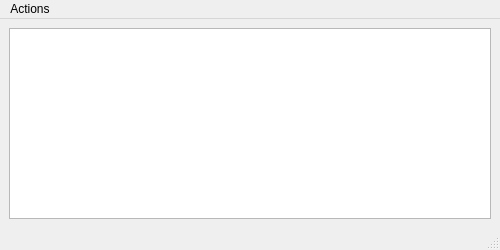
<?xml version="1.0" encoding="UTF-8"?>
<ui version="4.0">
 <class>ContactsWindow</class>
 <widget class="QMainWindow" name="ContactsWindow">
  <property name="geometry">
   <rect>
    <x>0</x>
    <y>0</y>
    <width>500</width>
    <height>250</height>
   </rect>
  </property>
  <property name="sizePolicy">
   <sizepolicy hsizetype="Fixed" vsizetype="Fixed">
    <horstretch>0</horstretch>
    <verstretch>0</verstretch>
   </sizepolicy>
  </property>
  <property name="windowTitle">
   <string>Contacts</string>
  </property>
  <widget class="QWidget" name="centralwidget">
   <layout class="QVBoxLayout" name="verticalLayout">
    <item>
     <widget class="QTreeView" name="treeView">
      <property name="editTriggers">
       <set>QAbstractItemView::NoEditTriggers</set>
      </property>
      <property name="alternatingRowColors">
       <bool>true</bool>
      </property>
      <property name="rootIsDecorated">
       <bool>false</bool>
      </property>
      <property name="sortingEnabled">
       <bool>true</bool>
      </property>
      <property name="headerHidden">
       <bool>true</bool>
      </property>
     </widget>
    </item>
   </layout>
  </widget>
  <widget class="QMenuBar" name="menubar">
   <property name="geometry">
    <rect>
     <x>0</x>
     <y>0</y>
     <width>500</width>
     <height>23</height>
    </rect>
   </property>
   <widget class="QMenu" name="menuActions">
    <property name="title">
     <string>Actions</string>
    </property>
    <addaction name="actionRefresh"/>
    <addaction name="actionCall"/>
    <addaction name="actionSend_Text"/>
   </widget>
   <addaction name="menuActions"/>
  </widget>
  <widget class="QStatusBar" name="statusbar"/>
  <action name="actionRefresh">
   <property name="text">
    <string>Refresh</string>
   </property>
   <property name="shortcut">
    <string>Ctrl+R</string>
   </property>
  </action>
  <action name="actionCall">
   <property name="text">
    <string>Call</string>
   </property>
  </action>
  <action name="actionSend_Text">
   <property name="text">
    <string>Send Text</string>
   </property>
  </action>
 </widget>
 <resources/>
 <connections>
  <connection>
   <sender>actionCall</sender>
   <signal>triggered()</signal>
   <receiver>ContactsWindow</receiver>
   <slot>placeCall()</slot>
   <hints>
    <hint type="sourcelabel">
     <x>-1</x>
     <y>-1</y>
    </hint>
    <hint type="destinationlabel">
     <x>399</x>
     <y>299</y>
    </hint>
   </hints>
  </connection>
  <connection>
   <sender>actionSend_Text</sender>
   <signal>triggered()</signal>
   <receiver>ContactsWindow</receiver>
   <slot>sendSMS()</slot>
   <hints>
    <hint type="sourcelabel">
     <x>-1</x>
     <y>-1</y>
    </hint>
    <hint type="destinationlabel">
     <x>399</x>
     <y>299</y>
    </hint>
   </hints>
  </connection>
  <connection>
   <sender>actionRefresh</sender>
   <signal>triggered()</signal>
   <receiver>ContactsWindow</receiver>
   <slot>refreshContacts()</slot>
   <hints>
    <hint type="sourcelabel">
     <x>-1</x>
     <y>-1</y>
    </hint>
    <hint type="destinationlabel">
     <x>399</x>
     <y>299</y>
    </hint>
   </hints>
  </connection>
 </connections>
 <slots>
  <slot>placeCall()</slot>
  <slot>sendSMS()</slot>
  <slot>refreshContacts()</slot>
 </slots>
</ui>
